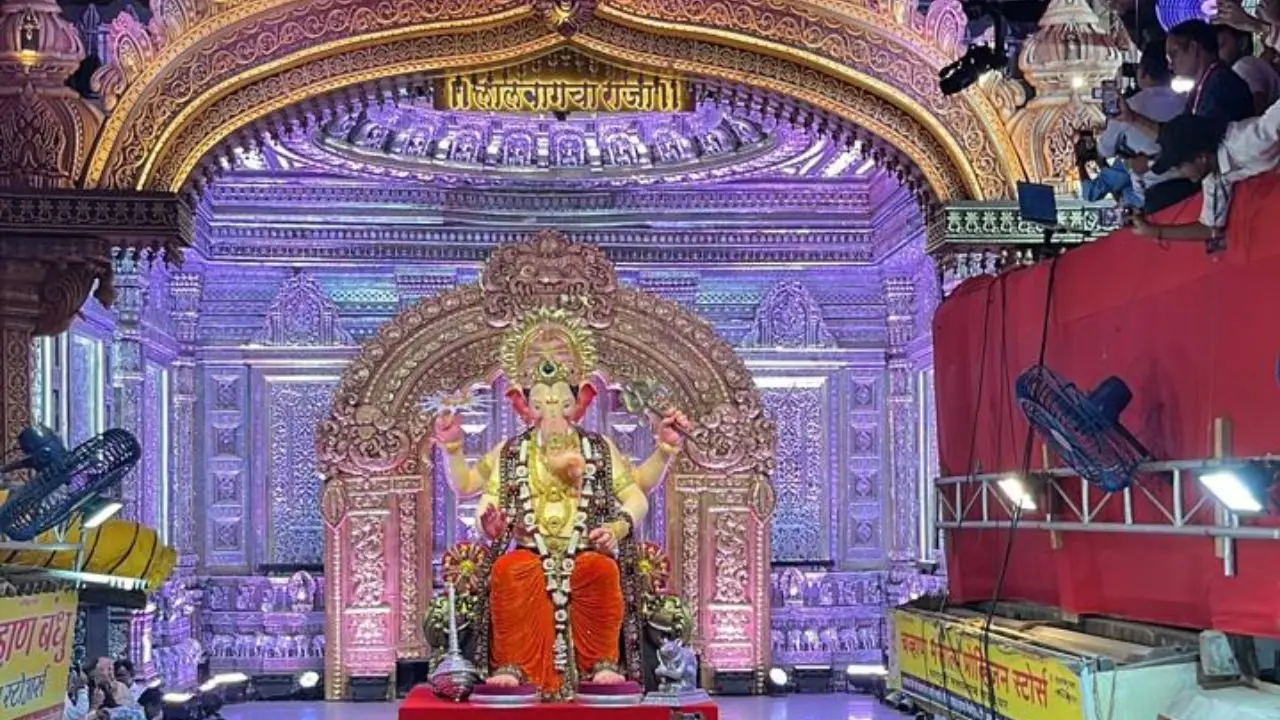
#> input picture input/ganesha.png, 1280 x 720 px
$ python laser_image.py input/ganesha.png out.png
#> lines starting #> are read from the running program, lines starting #| are printed output that depends on the picture
"""Turn a photo into a glowing, multi-color laser-style line drawing."""

import argparse
import os
import platform
import subprocess
import sys

import cv2
import numpy as np


def _to_neon(bgr):
    """Boost a BGR color to full saturation and brightness."""
    hsv = cv2.cvtColor(np.uint8([[bgr]]), cv2.COLOR_BGR2HSV)[0][0].astype(np.int32)
    hsv[1] = 255
    hsv[2] = 255
    return cv2.cvtColor(np.uint8([[hsv]]), cv2.COLOR_HSV2BGR)[0][0]


def create_laser_art(
    input_path,
    output_path,
    num_colors=8,
    low_thresh=40,
    high_thresh=130,
    glow_strength=10,
    line_thickness=1,
    background="black",
    max_dim=1400,
):
    """Convert an image into neon colored edges with a soft laser glow."""
#> called with input_path = 'input/ganesha.png', output_path = 'out.png', num_colors = 8, low_thresh = 40, high_thresh = 130, glow_strength = 10, line_thickness = 1, background = 'black'
    if num_colors < 2:
        raise ValueError("num_colors must be at least 2")
    if line_thickness < 1:
        raise ValueError("line_thickness must be at least 1")
    if glow_strength < 0:
        raise ValueError("glow_strength cannot be negative")

    img = cv2.imread(input_path)
#> img is the input picture: shape (720, 1280, 3); mean B, G, R 119.3, 100.1, 127.8
    if img is None:
        raise FileNotFoundError(f"Could not load image: {input_path}")

    height, width = img.shape[:2]
#> height = 720; width = 1280
    scale = min(1.0, max_dim / max(height, width))
#> scale = 1
    if scale < 1.0:
        img = cv2.resize(
            img,
            (int(width * scale), int(height * scale)),
            interpolation=cv2.INTER_AREA,
        )

    smooth = cv2.bilateralFilter(img, d=9, sigmaColor=75, sigmaSpace=75)

    pixels = smooth.reshape((-1, 3)).astype(np.float32)
    criteria = (
        cv2.TERM_CRITERIA_EPS + cv2.TERM_CRITERIA_MAX_ITER,
        20,
        1.0,
    )
    _, labels, centers = cv2.kmeans(
        pixels,
        num_colors,
        None,
        criteria,
        attempts=6,
        flags=cv2.KMEANS_PP_CENTERS,
    )
#> centers = [[134.6, 155.1, 188.2], [156.6, 103.9, 114.7], [89.28, 72.27, 87.99], [212.1, 196.6, 205.1], [48.51, 34.75, 46.27], [55.86, 48.63, 134], [193.4, 133.3, 144.6], [99.93, 112.8, 145.1]]
    labels = labels.reshape(smooth.shape[:2])
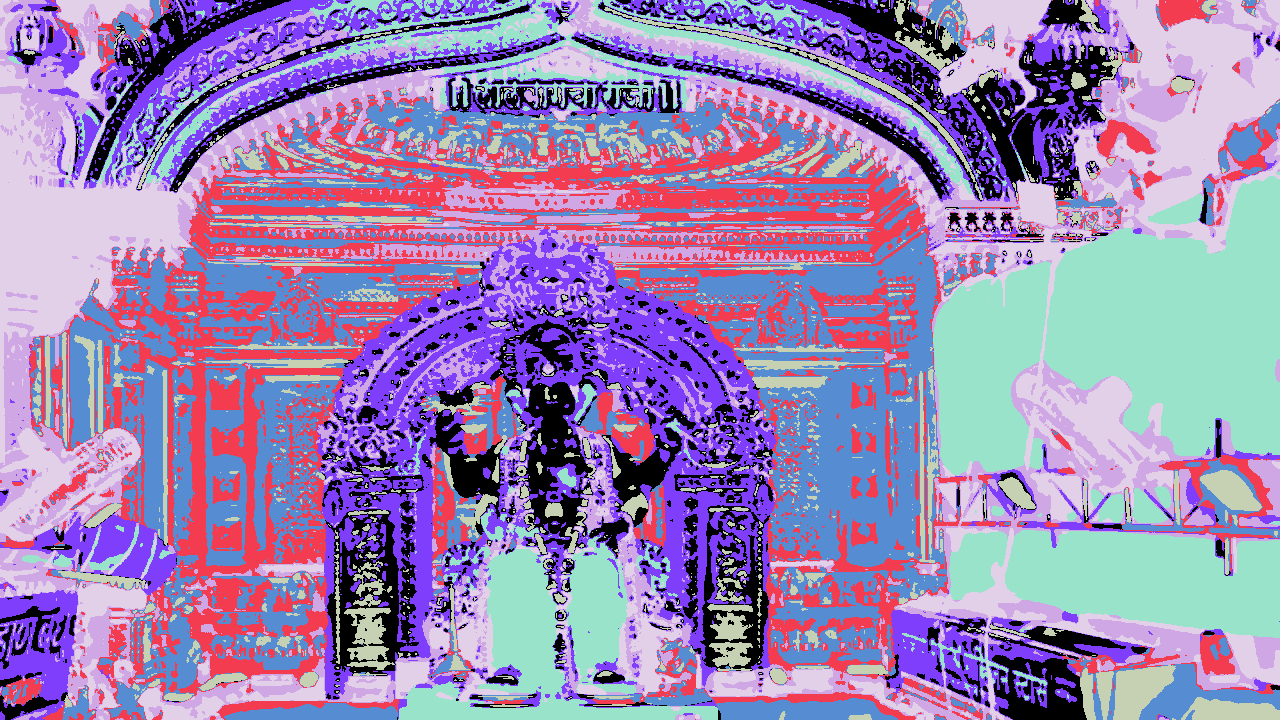
#> labels: shape (720, 1280) int32; 8 distinct labels, from 0 to 7; one colour per label, 0 black
    neon_palette = np.array(
        [_to_neon(center.astype(np.uint8)) for center in centers],
        dtype=np.uint8,
    )
#> neon_palette = [[0, 102, 255], [255, 0, 51], [255, 0, 221], [255, 0, 145], [255, 0, 221], [17, 0, 255], [255, 0, 51], [0, 68, 255]]

    gray = cv2.cvtColor(smooth, cv2.COLOR_BGR2GRAY)
    edges = cv2.Canny(gray, low_thresh, high_thresh)
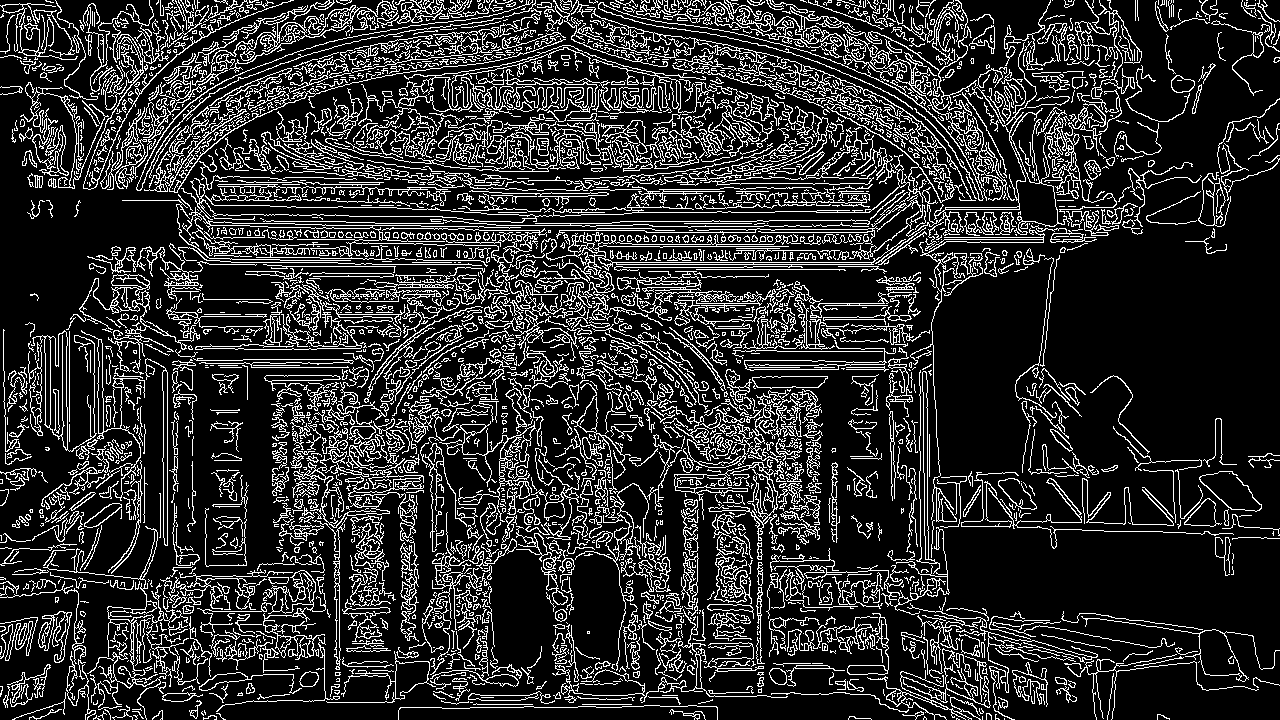
#> edges: shape (720, 1280); 18% white in thin lines or dots

    if line_thickness > 1:
        kernel = np.ones((line_thickness, line_thickness), np.uint8)
        edges = cv2.dilate(edges, kernel, iterations=1)

    color_map = neon_palette[labels.reshape(-1)].reshape(img.shape)
    canvas = np.zeros_like(img)
    edge_mask = edges > 0
#> edge_mask: shape (720, 1280) bool; 18% white in thin lines or dots
    canvas[edge_mask] = color_map[edge_mask]

    glow_small = cv2.GaussianBlur(
        canvas, (0, 0), sigmaX=glow_strength, sigmaY=glow_strength
    )
    glow_large = cv2.GaussianBlur(
        canvas,
        (0, 0),
        sigmaX=glow_strength * 2.5,
        sigmaY=glow_strength * 2.5,
    )
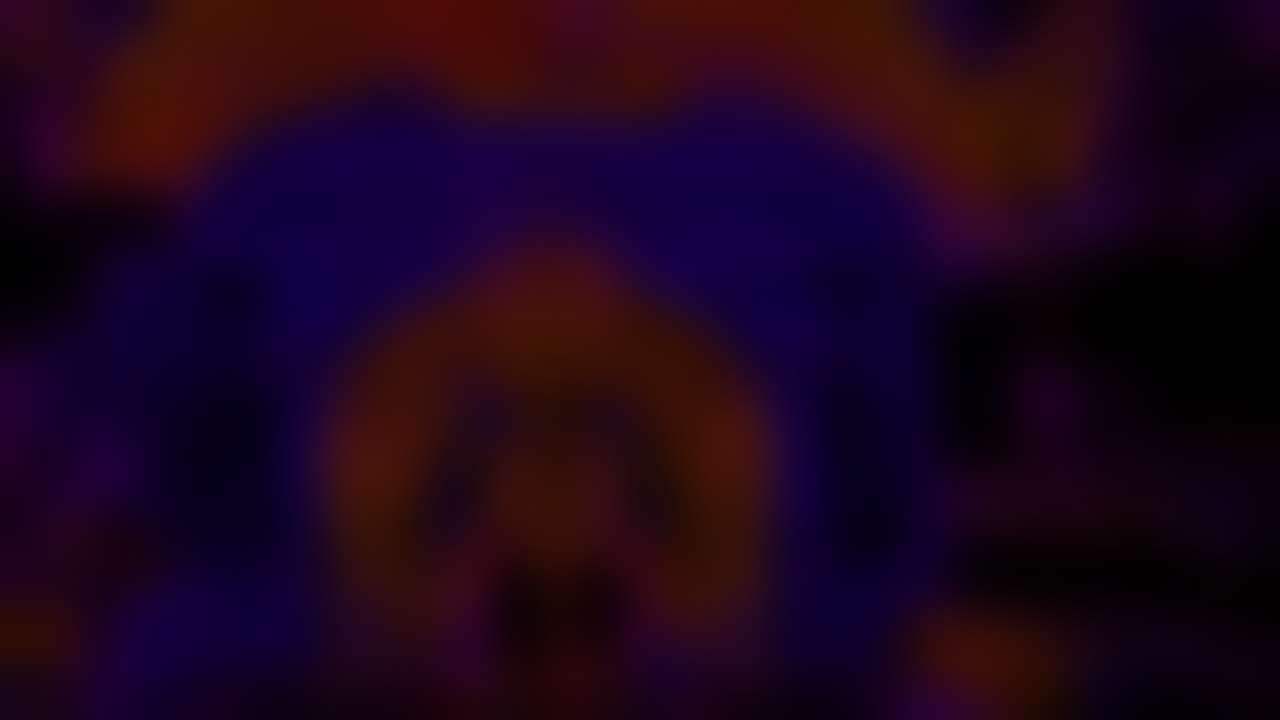
#> glow_large: shape (720, 1280, 3); mean B, G, R 27.9, 5.1, 30.3

    result = canvas.astype(np.float32)
    result += glow_small.astype(np.float32) * 0.9
    result += glow_large.astype(np.float32) * 0.5
    result = np.clip(result, 0, 255).astype(np.uint8)
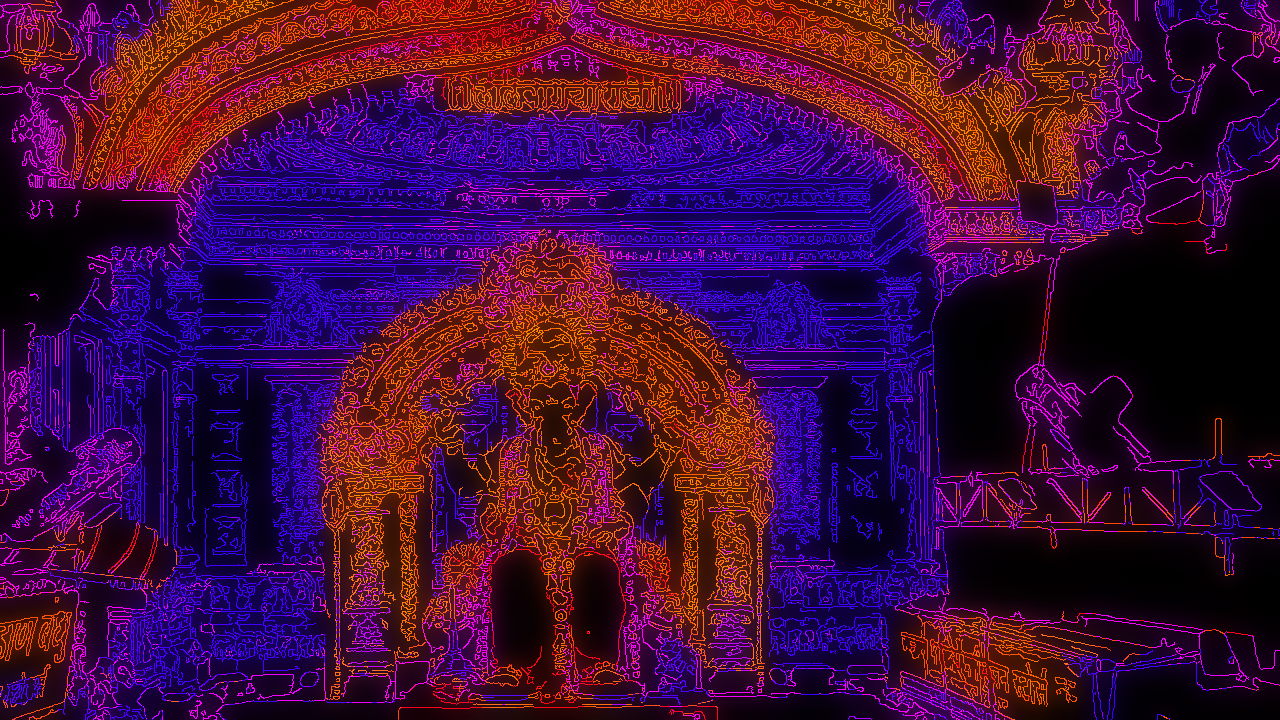
#> result: shape (720, 1280, 3); mean B, G, R 59.3, 11.9, 65.8

    if background == "dim":
        dim_background = (img.astype(np.float32) * 0.15).astype(np.uint8)
        result = cv2.add(dim_background, result)

    if not cv2.imwrite(output_path, result):
        raise OSError(f"Could not save output image: {output_path}")
    return result


def launch_animation_in_new_terminal(output_path):
    """Open a fresh terminal window and play the ANSI animation."""
#> called with output_path = 'out.png'
    here = os.path.dirname(os.path.abspath(__file__))
    animator = os.path.join(here, "animate_output.py")
    system = platform.system()

    try:
        if system == "Windows":
            subprocess.Popen(
                ["cmd", "/c", "start", "Laser Art", "cmd", "/k", sys.executable, animator, output_path],
                shell=True,
            )
        elif system == "Darwin":
            script = (
                f'tell application "Terminal" to do script '
                f'"{sys.executable} {animator} {output_path}"'
            )
            subprocess.Popen(["osascript", "-e", script])
        else:
            for term_cmd in (
                ["x-terminal-emulator", "-e", sys.executable, animator, output_path],
                ["gnome-terminal", "--", sys.executable, animator, output_path],
                ["konsole", "-e", sys.executable, animator, output_path],
                ["xterm", "-e", sys.executable, animator, output_path],
            ):
                try:
                    subprocess.Popen(term_cmd)
                    break
                except FileNotFoundError:
                    continue
            else:
                raise FileNotFoundError("no known terminal emulator found")
    except Exception as exc:
        print(f"Could not open a new terminal automatically ({exc}).")
        print(f"Run manually: {sys.executable} {animator} {output_path}")


def _parse_args():
    parser = argparse.ArgumentParser(
        description="Convert a photo into laser-style line art."
    )
    parser.add_argument("input", help="Path to the input image (png/jpg)")
    parser.add_argument("output", help="Path to save the output image")
    parser.add_argument("--colors", type=int, default=8)
    parser.add_argument("--low", type=int, default=40)
    parser.add_argument("--high", type=int, default=130)
    parser.add_argument("--glow", type=float, default=10)
    parser.add_argument("--thick", type=int, default=1)
    parser.add_argument("--bg", choices=["black", "dim"], default="black")
    parser.add_argument(
        "--no-animate",
        action="store_true",
        help="Skip opening a new terminal with the animated preview.",
    )
    return parser.parse_args()


if __name__ == "__main__":
    args = _parse_args()
    create_laser_art(
        args.input,
        args.output,
        num_colors=args.colors,
        low_thresh=args.low,
        high_thresh=args.high,
        glow_strength=args.glow,
        line_thickness=args.thick,
        background=args.bg,
    )
    print(f"Saved: {args.output}")

    if not args.no_animate:
        launch_animation_in_new_terminal(os.path.abspath(args.output))
